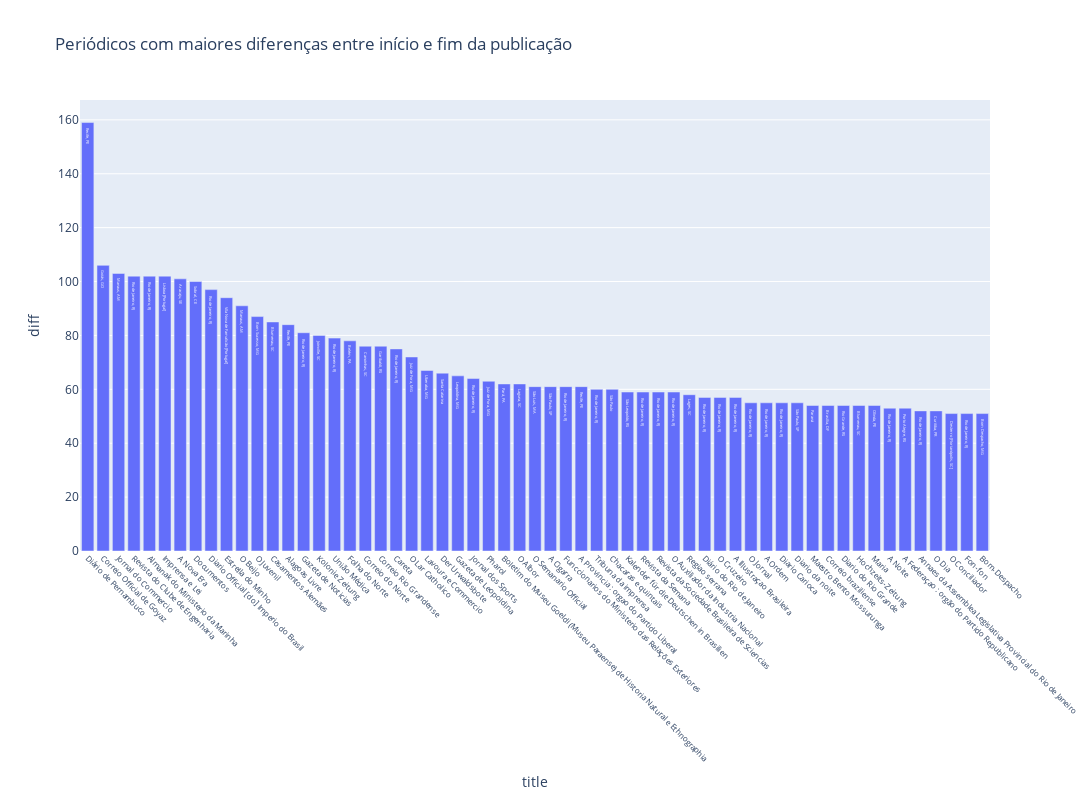

The cell this chart's notebook holds for it:
### Code cell
# criar gráfico
fig8 = px.bar(df_diff, x='title', y='diff', title='Periódicos com maiores diferenças entre início e fim da publicação', text='place')
# formatar eixo x
fig8.update_xaxes(tickangle=45, tickfont=dict(size=8))
#aumentar tamanho do gráfico
fig8.update_layout(height=800, width=1200)
fig8.show()
# salvar gráfico
fig8.write_image('./charts/fig8.png')

### Figure 1 — Plotly figure (JSON) as saved in the notebook; plotly's stock layout.template omitted (floating-point values rounded to 4 significant figures)
{"data": [{"alignmentgroup": "True", "hovertemplate": "title=%{x}<br>diff=%{y}<br>place=%{text}<extra></extra>", "legendgroup": "", "marker": {"color": "#636efa", "pattern": {"shape": ""}}, "name": "", "offsetgroup": "", "orientation": "v", "showlegend": false, "text": ["Recife, PE", "Goiás, GO", "Manaus, AM", "Rio de Janeiro, RJ", "Rio de Janeiro, RJ", "Lisboa [Portugal]", "Aracaju, SE", "Sobral, CE", "Rio de Janeiro, RJ", "Vila Nova de Famalicão [Portugal]", "Manaus, AM", "Bom Sucesso, MG", "Blumenau, SC", "Recife, PE", "Rio de Janeiro, RJ", "Joinville, SC", "Rio de Janeiro, RJ", "Belém, PA", "Canoinhas, SC", "Garibaldi, RS", "Rio de Janeiro, RJ", "Juiz de Fora, MG", "Uberaba, MG", "Santa Catarina", "Leopoldina, MG", "Rio de Janeiro, RJ", "Juiz de Fora, MG", "Pará, PA", "Laguna, SC", "São Luis, MA", "São Paulo, SP", "Rio de Janeiro, RJ", "Recife, PE", "Rio de Janeiro, RJ", "São Paulo", "São Leopoldo, RS", "Rio de Janeiro, RJ", "Rio de Janeiro, RJ", "Rio de Janeiro, RJ", "Lages, SC", "Rio de Janeiro, RJ", "Rio de Janeiro, RJ", "Rio de Janeiro, RJ", "Rio de Janeiro, RJ", "Rio de Janeiro, RJ", "Rio de Janeiro, RJ", "São Paulo, SP", "Paraná", "Brasília, DF", "Rio Grande, RS", "Blumenau, SC", "Olinda, PE", "Rio de Janeiro, RJ", "Porto Alegre, RS", "Rio de Janeiro, RJ", "Curitiba, PR", "Desterro [Florianópolis, SC]", "Rio de Janeiro, RJ", "Bom Despacho, MG"], "textposition": "auto", "type": "bar", "x": ["Diário de Pernambuco", "Correio Official de Goyaz", "Jornal do Commercio", "Revista do Clube de Engenharia", "Almanak do Ministerio da Marinha", "Imprensa e Lei", "A Nova Era", "Documentos", "Diario Official [do] Imperio do Brasil", "Estrella do Minho", "O Beijo", "O Juvenil", "Casamentos Alemães", "Alagoas Livre", "Gazeta de Noticias", "Kolonie Zeitung", "União Médica", "Folha do Norte", "Correio do Norte", "Correio Rio Grandense", "Careta", "O Lar Catholico", "Lavoura e Commercio", "Der Urwaldsbote", "Gazeta de Leopoldina", "Jornal dos Sports", "Pharol", "Boletim do Museu Goeldi (Museu Paraense) de Historia Natural e Ethnographia", "O Albor", "O Semanario Official", "A Cigarra", "Funccionarios do Ministerio das Relações Exteriores", "A Provincia : orgao do Partido Liberal", "Tribuna da imprensa", "Chacaras e quintais", "Kalender für die Deutschen in Brasilien", "Revista da Semana", "Revista da Sociedade Brasileira de Sciencias", "O Auxiliador da Industria Nacional", "Regiao serrana", "Diário do Rio de Janeiro", "O Cruzeiro", "A Illustraçao Brasileira", "O Jornal", "A Ordem", "Diario Carioca", "Diario da noite", "Maestro Bento Mossurunga", "Correio braziliense", "Diario do Rio Grande", "Hochzeits-Zeitung", "Maria", "A Noite", "A Federaçao : orgão do Partido Republicano", "Annaes da Assemblea Legislativa Provincial do Rio de Janeiro", "O Dia", "O Conciliador", "Fon-fon", "Bom-Despacho"], "xaxis": "x", "y": [159, 106, 103, 102, 102, 102, 101, 100, 97, 94, 91, 87, 85, 84, 81, 80, 79, 78, 76, 76, 75, 72, 67, 66, 65, 64, 63, 62, 62, 61, 61, 61, 61, 60, 60, 59, 59, 59, 59, 58, 57, 57, 57, 55, 55, 55, 55, 54, 54, 54, 54, 54, 53, 53, 52, 52, 51, 51, 51], "yaxis": "y"}], "layout": {"barmode": "relative", "height": 800, "legend": {"tracegroupgap": 0}, "title": {"text": "Periódicos com maiores diferenças entre início e fim da publicação"}, "width": 1200, "xaxis": {"anchor": "y", "domain": [0, 1], "tickangle": 45, "tickfont": {"size": 8}, "title": {"text": "title"}}, "yaxis": {"anchor": "x", "domain": [0, 1], "title": {"text": "diff"}}}}
